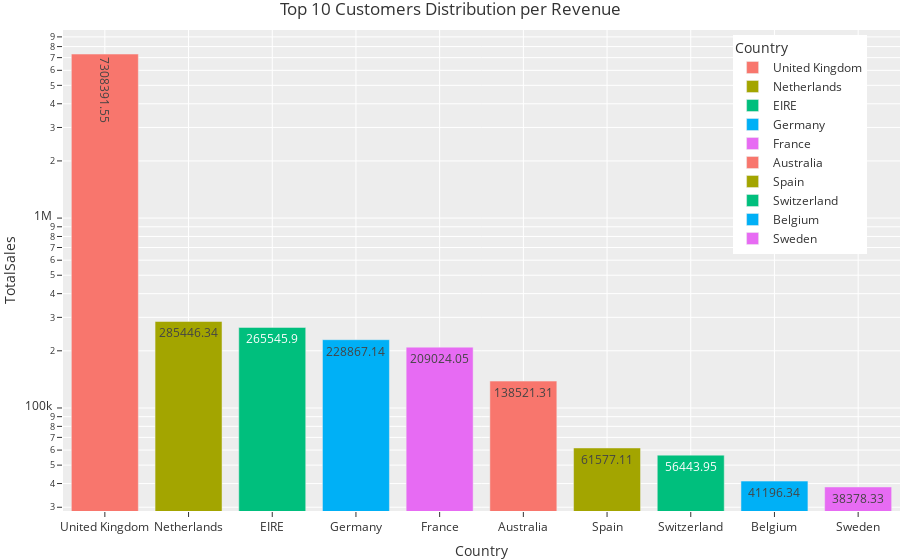

Notebook source saved alongside this figure:
### Markdown cell above
Revenue distribution by country

### Code cell
def renevue_dist_by_country(df):
    revenue_per_country_df=df.groupby( ["Country"], as_index=False )["TotalSales"].sum().sort_values(by="TotalSales",ascending=False)
    revenue_per_country_df.columns=['Country','TotalSales']
    revenue_per_country_df=round(revenue_per_country_df,2)
    fig=px.bar(revenue_per_country_df.head(10),x='Country',y='TotalSales',text='TotalSales',color='Country', log_y=True,title='Top 10 Customers Distribution per Revenue')
    fig.update_layout(legend=dict(yanchor="top",y=0.99,xanchor="left",x=0.8),autosize=True,margin=dict(t=30,b=0,l=0,r=0))
    return fig

renevue_dist_by_country(df)

### Figure 1 — Plotly figure (JSON) as saved in the notebook; plotly's stock layout.template omitted (floating-point values rounded to 4 significant figures)
{"data": [{"alignmentgroup": "True", "hovertemplate": "Country=%{x}<br>TotalSales=%{text}<extra></extra>", "legendgroup": "United Kingdom", "marker": {"color": "#F8766D"}, "name": "United Kingdom", "offsetgroup": "United Kingdom", "orientation": "v", "showlegend": true, "text": [7308000.0], "textposition": "auto", "type": "bar", "x": ["United Kingdom"], "xaxis": "x", "y": [7308000.0], "yaxis": "y"}, {"alignmentgroup": "True", "hovertemplate": "Country=%{x}<br>TotalSales=%{text}<extra></extra>", "legendgroup": "Netherlands", "marker": {"color": "#A3A500"}, "name": "Netherlands", "offsetgroup": "Netherlands", "orientation": "v", "showlegend": true, "text": [285400.0], "textposition": "auto", "type": "bar", "x": ["Netherlands"], "xaxis": "x", "y": [285400.0], "yaxis": "y"}, {"alignmentgroup": "True", "hovertemplate": "Country=%{x}<br>TotalSales=%{text}<extra></extra>", "legendgroup": "EIRE", "marker": {"color": "#00BF7D"}, "name": "EIRE", "offsetgroup": "EIRE", "orientation": "v", "showlegend": true, "text": [265500.0], "textposition": "auto", "type": "bar", "x": ["EIRE"], "xaxis": "x", "y": [265500.0], "yaxis": "y"}, {"alignmentgroup": "True", "hovertemplate": "Country=%{x}<br>TotalSales=%{text}<extra></extra>", "legendgroup": "Germany", "marker": {"color": "#00B0F6"}, "name": "Germany", "offsetgroup": "Germany", "orientation": "v", "showlegend": true, "text": [228900.0], "textposition": "auto", "type": "bar", "x": ["Germany"], "xaxis": "x", "y": [228900.0], "yaxis": "y"}, {"alignmentgroup": "True", "hovertemplate": "Country=%{x}<br>TotalSales=%{text}<extra></extra>", "legendgroup": "France", "marker": {"color": "#E76BF3"}, "name": "France", "offsetgroup": "France", "orientation": "v", "showlegend": true, "text": [209000.0], "textposition": "auto", "type": "bar", "x": ["France"], "xaxis": "x", "y": [209000.0], "yaxis": "y"}, {"alignmentgroup": "True", "hovertemplate": "Country=%{x}<br>TotalSales=%{text}<extra></extra>", "legendgroup": "Australia", "marker": {"color": "#F8766D"}, "name": "Australia", "offsetgroup": "Australia", "orientation": "v", "showlegend": true, "text": [138500.0], "textposition": "auto", "type": "bar", "x": ["Australia"], "xaxis": "x", "y": [138500.0], "yaxis": "y"}, {"alignmentgroup": "True", "hovertemplate": "Country=%{x}<br>TotalSales=%{text}<extra></extra>", "legendgroup": "Spain", "marker": {"color": "#A3A500"}, "name": "Spain", "offsetgroup": "Spain", "orientation": "v", "showlegend": true, "text": [61580.0], "textposition": "auto", "type": "bar", "x": ["Spain"], "xaxis": "x", "y": [61580.0], "yaxis": "y"}, {"alignmentgroup": "True", "hovertemplate": "Country=%{x}<br>TotalSales=%{text}<extra></extra>", "legendgroup": "Switzerland", "marker": {"color": "#00BF7D"}, "name": "Switzerland", "offsetgroup": "Switzerland", "orientation": "v", "showlegend": true, "text": [56440.0], "textposition": "auto", "type": "bar", "x": ["Switzerland"], "xaxis": "x", "y": [56440.0], "yaxis": "y"}, {"alignmentgroup": "True", "hovertemplate": "Country=%{x}<br>TotalSales=%{text}<extra></extra>", "legendgroup": "Belgium", "marker": {"color": "#00B0F6"}, "name": "Belgium", "offsetgroup": "Belgium", "orientation": "v", "showlegend": true, "text": [41200.0], "textposition": "auto", "type": "bar", "x": ["Belgium"], "xaxis": "x", "y": [41200.0], "yaxis": "y"}, {"alignmentgroup": "True", "hovertemplate": "Country=%{x}<br>TotalSales=%{text}<extra></extra>", "legendgroup": "Sweden", "marker": {"color": "#E76BF3"}, "name": "Sweden", "offsetgroup": "Sweden", "orientation": "v", "showlegend": true, "text": [38380.0], "textposition": "auto", "type": "bar", "x": ["Sweden"], "xaxis": "x", "y": [38380.0], "yaxis": "y"}], "layout": {"autosize": true, "barmode": "relative", "legend": {"title": {"text": "Country"}, "tracegroupgap": 0, "x": 0.8, "xanchor": "left", "y": 0.99, "yanchor": "top"}, "margin": {"b": 0, "l": 0, "r": 0, "t": 30}, "title": {"text": "Top 10 Customers Distribution per Revenue"}, "xaxis": {"anchor": "y", "categoryarray": ["United Kingdom", "Netherlands", "EIRE", "Germany", "France", "Australia", "Spain", "Switzerland", "Belgium", "Sweden"], "categoryorder": "array", "domain": [0, 1], "title": {"text": "Country"}}, "yaxis": {"anchor": "x", "domain": [0, 1], "title": {"text": "TotalSales"}, "type": "log"}}}
